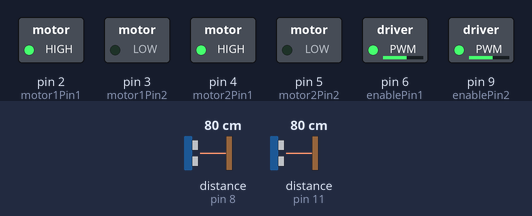
Recording of a sketch running on a simulated Arduino Uno, built with avr-gcc and run on an emulated ATmega328P. Shown: switched loads named in the sketch (green lamp = pin HIGH). Inputs (shaded band) come from the test bench; at power-on: distance to the obstacle (sensors on pin 8, pin 11) 80 cm. The echo pulse lasts 58.3 µs per cm.

Above: at 1.2 s.
1.3 s: distance to the obstacle (sensor on pin 8) set to 65 cm
At 1.8 s:
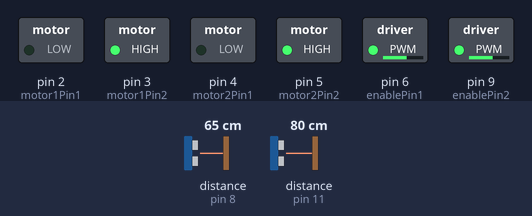
2.8 s: distance to the obstacle (sensor on pin 8) set to 120 cm
At 3.2 s:
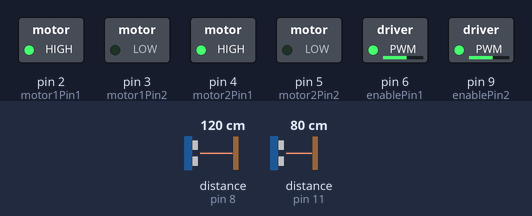
4.3 s: distance to the obstacle (sensor on pin 8) set to 2 cm
At 5.6 s:
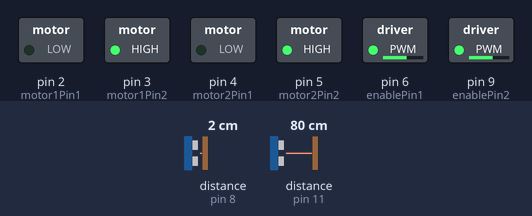
Timing chart, 0 to 7.3 s (numbered marks = the images above; inputs shaded):
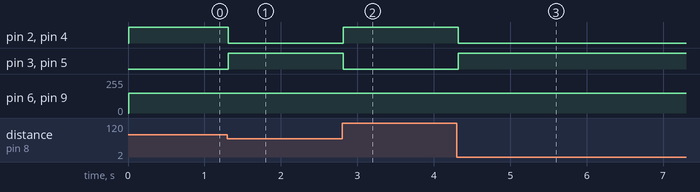

Measured:
- the behaviour switches between 70 and 69 cm on distance to the obstacle (sensor on pin 8) (found by bisection; images 0 and 1)
- after the input at 1.3 s, pin 2 (motor1Pin1), pin 4 (motor2Pin1): HIGH → LOW at once; pin 3 (motor1Pin2), pin 5 (motor2Pin2): LOW → HIGH at once
- after the input at 2.8 s, pin 2 (motor1Pin1), pin 4 (motor2Pin1): LOW → HIGH at once; pin 3 (motor1Pin2), pin 5 (motor2Pin2): HIGH → LOW at once
- after the input at 4.3 s, pin 2 (motor1Pin1), pin 4 (motor2Pin1): HIGH → LOW at once; pin 3 (motor1Pin2), pin 5 (motor2Pin2): LOW → HIGH at once

The sketch:

car-robot.ino
```cpp
#include <Ultrasonic.h>

const int motor1Pin1 = 2;
const int motor1Pin2 = 3;
const int motor2Pin1 = 4;
const int motor2Pin2 = 5;
const int enablePin1 = 6;
const int enablePin2 = 9;

const int trigPin1 = 7;
const int echoPin1 = 8;
const int trigPin2 = 10;
const int echoPin2 = 11;

const int maxDistance1 = 70; // Maximum distance for sensor 1
const int maxDistance2 = 70; // Maximum distance for sensor 2

Ultrasonic ultrasonic1(trigPin1, echoPin1);
Ultrasonic ultrasonic2(trigPin2, echoPin2);

void setup() {
  // Initialize motor control pins as outputs
  pinMode(motor1Pin1, OUTPUT);
  pinMode(motor1Pin2, OUTPUT);
  pinMode(motor2Pin1, OUTPUT);
  pinMode(motor2Pin2, OUTPUT);
  pinMode(enablePin1, OUTPUT);
  pinMode(enablePin2, OUTPUT);

  // Initialize ultrasonic sensor pins
  pinMode(trigPin1, OUTPUT);
  pinMode(echoPin1, INPUT);
  pinMode(trigPin2, OUTPUT);
  pinMode(echoPin2, INPUT);
}

void loop() {
  // Measure the distance to the obstacle for sensor 1
  int distance1 = ultrasonic1.distanceRead();

  // Measure the distance to the obstacle for sensor 2
  int distance2 = ultrasonic2.distanceRead();

  // If obstacle is detected by sensor 1 within the specified range
  if (distance1 < maxDistance1 && distance1 > 0) {
    // Move backward for sensor 1
    digitalWrite(motor1Pin1, LOW);
    digitalWrite(motor1Pin2, HIGH);
    digitalWrite(motor2Pin1, LOW);
    digitalWrite(motor2Pin2, HIGH);
  }
  // If obstacle is detected by sensor 2 within the specified range
  else if (distance2 < maxDistance2 && distance2 > 0) {
    // Move forward for sensor 2
    digitalWrite(motor1Pin1, HIGH);
    digitalWrite(motor1Pin2, LOW);
    digitalWrite(motor2Pin1, HIGH);
    digitalWrite(motor2Pin2, LOW);
  }
  // If no obstacle is detected
  else {
    // Move forward
    digitalWrite(motor1Pin1, HIGH);
    digitalWrite(motor1Pin2, LOW);
    digitalWrite(motor2Pin1, HIGH);
    digitalWrite(motor2Pin2, LOW);

    // Set motor speeds (PWM)
    analogWrite(enablePin1, 150);  // Adjust the speed by changing the PWM value (0-255)
    analogWrite(enablePin2, 150);  // Adjust the speed by changing the PWM value (0-255)
  }
}
```
